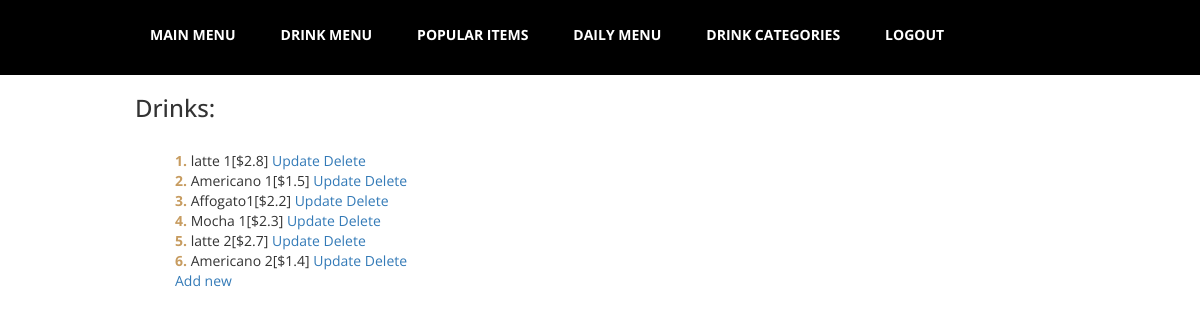
/admin/drinkMenuAdmin.php (signed in), run on the app's committed database.
### tables this page shows
CREATE TABLE `drink` (
  `id` int(11) NOT NULL,
  `name` varchar(45) NOT NULL,
  `description` varchar(45) NOT NULL,
  `price` float NOT NULL,
  `drink_category_id` int(11) NOT NULL,
  `img_url` longtext NOT NULL
);

### lib/DB.php (called while the page is built, shortened)
<?php
class DB
{
    private $host = "localhost";
    private $username = "root";
    private $password = "";
    private $dbName = "coffeeshop_db";
    private \PDO $connection;
    public function __construct(
        string $host = "",
        int $port = 3306,
        string $username = "",
        string $password = "",
        string $dbName = ""
    )
    {
        if(!empty($host)) {
            $this->host = $host;
        }
        if(!empty($username)) {
            $this->username = $username;
        }
        if(!empty($dbName)) {
            $this->dbName = $dbName;
        }
        try {
            $this->connection = new \PDO(
                "mysql:host=$this->host;dbname=$this->dbName;charset=utf8mb4",
                $this->username,
                $this->password
            );
            $this->connection->setAttribute(\PDO::ATTR_ERRMODE, \PDO::ERRMODE_EXCEPTION);
        } catch(\PDOException $e) {
            echo "Connection failed: " . $e->getMessage();
        }
    }
    public function getDrinks() :array {
        $sql = "SELECT * FROM drink";
        $query = $this->connection->query($sql);
        $data = $query->fetchAll(\PDO::FETCH_ASSOC);
        return $data;
    }
}

### admin/drinkMenuAdmin.php (the view, shortened to what this page needs)
<?php require_once "adminMenu.php";
$drinks = $db->getDrinks();
?>
<div class="container">
    <h3>Drinks:</h3><br>
    <?php
    echo "<ol>";
    foreach ($drinks as $drink) {
        echo "<li>".$drink['name'];
        echo "[$" . $drink['price'] . "]" . "
    <a href='updateDrinkMenu.php?id=".$drink['id']."'>Update</a>
    <a href='deleteDrinkMenu.php?id=".$drink['id']."' onclick='return confirmDelete()'>Delete</a>
    </li>";
    }
    echo "<a href='insertDrinkMenu.php'>Add new</a>"
    ?>
</div>

### css/templatemo-style.css (style rules this page uses)
* { font-family: 'Open Sans', sans-serif; }
.container { max-width: 960px; }
ol { counter-reset: item }
ol li { display: block }
ol li:before { content: counter(item) ". "; counter-increment: item; color: #c79c60; font-weight: 700; }

### data on the page
drink: name "latte 1", price "2.8"
drink: name "Americano 1", price "1.5"
drink: name "Affogato1", price "2.2"
drink: name "Mocha 1", price "2.3"
drink: name "latte 2", price "2.7"
drink: name "Americano 2", price "1.4"
